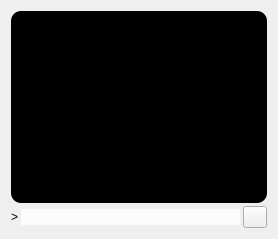
     <widget class="QWidget" name="tab_console">
      <attribute name="title">
       <string>&amp;Console</string>
      </attribute>
      <layout class="QVBoxLayout" name="verticalLayout_3">
       <property name="spacing">
        <number>3</number>
       </property>
       <item>
        <widget class="QTextEdit" name="messagesWidget">
         <property name="minimumSize">
          <size>
           <width>0</width>
           <height>31</height>
          </size>
         </property>
         <property name="styleSheet">
          <string notr="true">border: 0;
background-color: #000000;
color:#7ddd00;
border-radius: 10px;</string>
         </property>
         <property name="readOnly">
          <bool>true</bool>
         </property>
         <property name="tabKeyNavigation" stdset="0">
          <bool>false</bool>
         </property>
         <property name="columnCount" stdset="0">
          <number>2</number>
         </property>
        </widget>
       </item>
       <item>
        <layout class="QHBoxLayout" name="horizontalLayout">
         <property name="spacing">
          <number>3</number>
         </property>
         <item>
          <widget class="QLabel" name="label">
           <property name="text">
            <string notr="true">&gt;</string>
           </property>
          </widget>
         </item>
         <item>
          <widget class="QLineEdit" name="lineEdit">
           <property name="styleSheet">
            <string notr="true">border-radius: 10px;
background: #fcfcfc;
color: #000000;</string>
           </property>
          </widget>
         </item>
         <item>
          <widget class="QPushButton" name="clearButton">
           <property name="maximumSize">
            <size>
             <width>24</width>
             <height>24</height>
            </size>
           </property>
           <property name="toolTip">
            <string>Clear console</string>
           </property>
           <property name="text">
            <string/>
           </property>
           <property name="icon">
            <iconset resource="../litegenx.qrc">
             <normaloff>:/icons/remove</normaloff>:/icons/remove</iconset>
           </property>
           <property name="shortcut">
            <string notr="true">Ctrl+L</string>
           </property>
           <property name="autoDefault">
            <bool>false</bool>
           </property>
          </widget>
         </item>
        </layout>
       </item>
      </layout>
     </widget>
